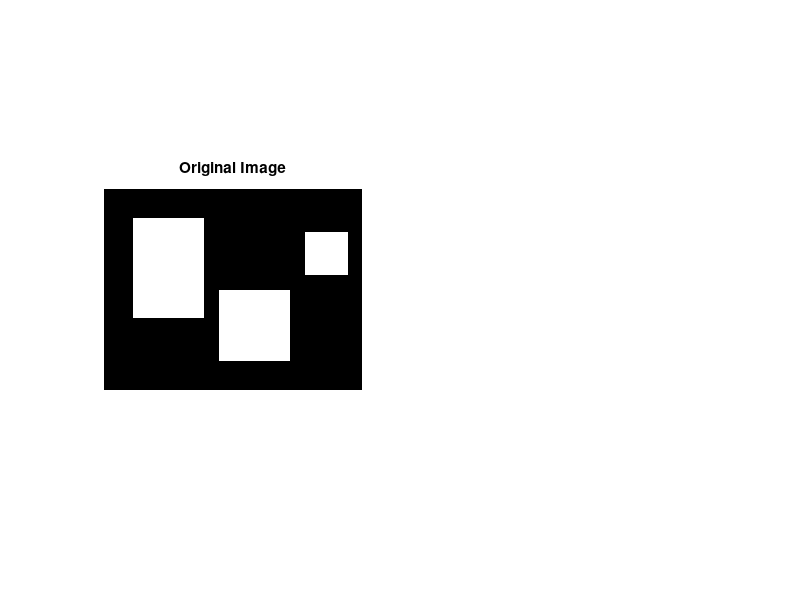

Write MATLAB code to recreate this figure. (Note: this script raises an error after producing the figure.)
clc;
clear all;
%Creating Fig 9.13(a)
I=zeros(14,18); I(3:9,3:7)=1;
I(8:12,9:13)=1; I(4:6,15:17)=1;
subplot(1,2,1)
imshow(I)
title("Original Image")
%Creating SE
B=zeros(7,7);   B(2:6,2:6)=1;

mode='same';
padval=1;
H=morphoHitmiss4e(I,B,padval,mode);
subplot(1,2,2)
imshow(H)
title("Resultant Image")